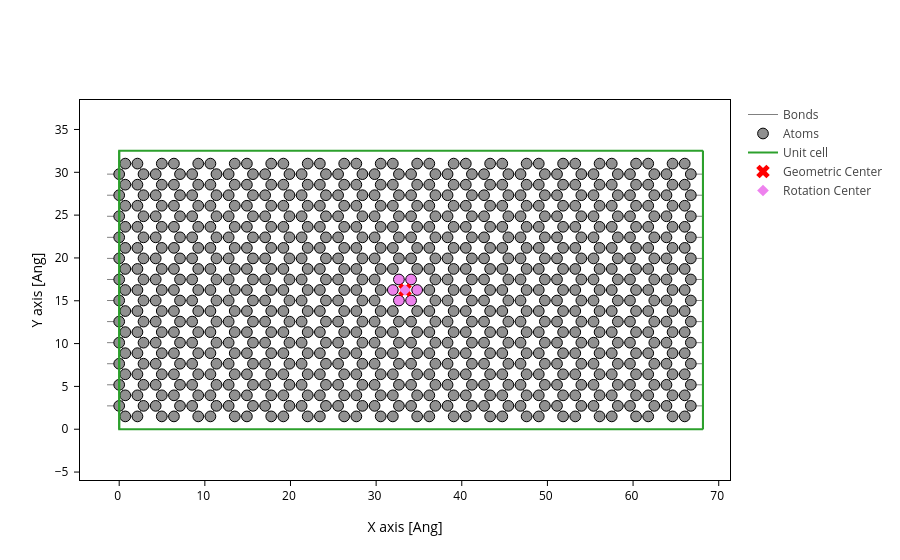

Source (notebook cell):
### Markdown cell above
**Ribbon**: Geometric center close to high symmetry point (carbon ring center) $W = 5+4i$  
* If $W < 5$ geometric center is (likely) on a dimer.  
* Center region has to satisfy : $2(i+1) = 0 \mod{L}\rightarrow C = \frac{2(i+1)}{L}$
* Spacing between valid $i$: $s = \frac{L}{\gcd{(2,L)}}$  
* Lowest valid: $T = -1 \mod{s}$  
* Given $i'$ the next valid is $i = i' + (T-i')\mod{s}$  
Implemented in `utils.infer_centersize(l,i)`

### Code cell
from utils import build_electrode, build_nanoribbon, infer_centersize
from utils.plots import plot_with_center, mark_electrode
l, i = 2, 5
l, w, c = infer_centersize(l, i)
# l,w,c = 2, 5, 2 --- IGNORE ---
print(f"Length: {l}, Width: {w}, Center size: {c}")

e = build_electrode(w, l) # width, length
r = build_nanoribbon(e, c) # electrode, center_size
d,lr_idxs = build_reduced_device(r, e, repeat=3) # device, electrode, amount of rotations
plot_with_center(r)

### Figure 1 — Plotly figure (JSON) as saved in the notebook; plotly's stock layout.template omitted (floating-point values rounded to 4 significant figures; data arrays with more than 128 entries replaced by an {"elided": "..."} marker saying what was removed)
{"data": [{"line": {"color": "gray", "width": 1}, "meta": {}, "mode": "lines", "name": "Bonds", "opacity": 1, "type": "scatter", "x": {"elided": "24780 float values"}, "y": {"elided": "24780 float values"}}, {"marker": {"color": {"elided": "800 str values"}, "line": {"color": "black", "width": 1}, "opacity": 1, "size": 10.72}, "meta": {}, "mode": "markers", "name": "Atoms", "opacity": 1, "type": "scatter", "x": {"elided": "800 float values"}, "y": {"elided": "800 float values"}}, {"meta": {}, "mode": "lines", "name": "Unit cell", "type": "scatter", "x": [0.0, 0.0, 68.16, 68.16, 0.0, 0.0, NaN, 0.0, 0.0, 0.0, 68.16, 68.16, 0.0, NaN, 68.16, 68.16, NaN, 68.16, 68.16], "y": [0.0, 32.51, 32.51, 32.51, 32.51, 32.51, NaN, 32.51, 0.0, 0.0, 0.0, 0.0, 0.0, NaN, 32.51, 0.0, NaN, 32.51, 0.0]}, {"marker": {"color": "red", "size": 12, "symbol": "x"}, "mode": "markers", "name": "Geometric Center", "type": "scatter", "x": [33.37], "y": [16.26]}, {"marker": {"color": "violet", "size": 9, "symbol": "diamond"}, "mode": "markers", "name": "Rotation Center", "type": "scatter", "x": [33.37], "y": [16.26]}], "layout": {"scene": {"aspectmode": "data", "xaxis": {"title": {"text": "X axis [Ang]"}}, "yaxis": {"title": {"text": "Y axis [Ang]"}}}, "xaxis": {"scaleanchor": "y", "scaleratio": 1, "title": {"text": "X axis [Ang]"}}, "yaxis": {"title": {"text": "Y axis [Ang]"}}}}
